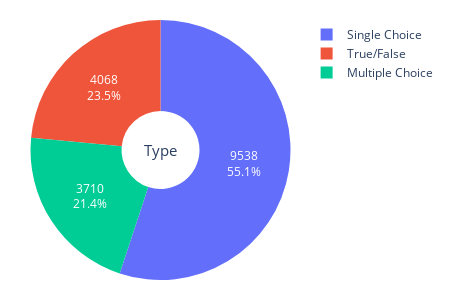

The cell this chart's notebook holds for it:
### Code cell
# Map Chinese type labels to English using type_mapping
english_type_labels = [type_mapping[label] for label in type_counts.keys()]

# Create a pie chart for the number of questions in each domain
fig = go.Figure(data=[go.Pie(labels=english_type_labels, values=list(type_counts.values()), hole=0.3, textinfo='value+percent', insidetextfont=dict(color='white'))])
fig.update_layout(
    showlegend=True,
    annotations=[dict(text="Type", font_size=15, showarrow=False)],
    margin=dict(l=20, r=40, t=20, b=20),  # Reduced margins
    width=450,  # Set compact width
    height=300  # Set compact height
)
fig.show()
# pio.write_image(fig, './img/stats_by_type.jpg',scale=6)

### Figure 1 — Plotly figure (JSON) as saved in the notebook; plotly's stock layout.template omitted (floating-point values rounded to 4 significant figures)
{"data": [{"hole": 0.3, "insidetextfont": {"color": "white"}, "labels": ["Single Choice", "Multiple Choice", "True/False"], "textinfo": "value+percent", "type": "pie", "values": [9538, 3710, 4068]}], "layout": {"annotations": [{"font": {"size": 15}, "showarrow": false, "text": "Type"}], "height": 300, "margin": {"b": 20, "l": 20, "r": 40, "t": 20}, "showlegend": true, "width": 450}}
